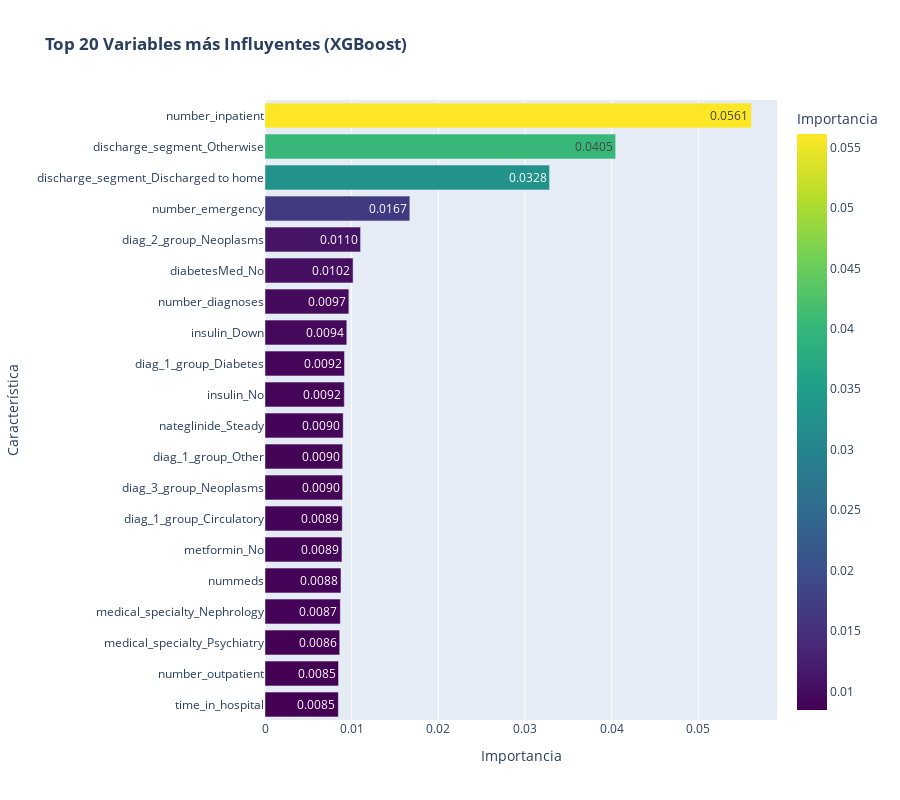

The code cell stored with this chart in its notebook:
### Code cell
import plotly.express as px
import numpy as np

# Asumiendo que df_imp es tu DataFrame con las columnas 'feature' e 'importance'

# Importancia de las características
fig_imp = px.bar(df_imp.head(20), 
                 x='importance', 
                 y='feature', 
                 orientation='h',
                 title='<b>Top 20 Variables más Influyentes (XGBoost)</b>',
                 color='importance',
                 color_continuous_scale='Viridis',
                 text_auto='.4f',
                 labels={'importance': 'Importancia', 'feature': 'Característica'}) # Usamos labels para las etiquetas del gráfico
fig_imp.write_image("../reports/figures/feature_importance_xgboost.png")

fig_imp.update_layout(yaxis={'categoryorder': 'total ascending'}, height=800)


fig_imp.show()

### Figure 1 — Plotly figure (JSON) as saved in the notebook; plotly's stock layout.template omitted (floating-point values rounded to 4 significant figures)
{"data": [{"hovertemplate": "Importancia=%{marker.color}<br>Característica=%{y}<extra></extra>", "legendgroup": "", "marker": {"color": [0.05612, 0.04046, 0.03283, 0.01671, 0.01103, 0.01016, 0.009676, 0.009438, 0.009176, 0.009151, 0.009022, 0.008967, 0.008959, 0.008915, 0.008879, 0.008765, 0.008689, 0.008622, 0.008485, 0.008463], "coloraxis": "coloraxis", "pattern": {"shape": ""}}, "name": "", "orientation": "h", "showlegend": false, "textposition": "auto", "texttemplate": "%{x:.4f}", "type": "bar", "x": [0.05612, 0.04046, 0.03283, 0.01671, 0.01103, 0.01016, 0.009676, 0.009438, 0.009176, 0.009151, 0.009022, 0.008967, 0.008959, 0.008915, 0.008879, 0.008765, 0.008689, 0.008622, 0.008485, 0.008463], "xaxis": "x", "y": ["number_inpatient", "discharge_segment_Otherwise", "discharge_segment_Discharged to home", "number_emergency", "diag_2_group_Neoplasms", "diabetesMed_No", "number_diagnoses", "insulin_Down", "diag_1_group_Diabetes", "insulin_No", "nateglinide_Steady", "diag_1_group_Other", "diag_3_group_Neoplasms", "diag_1_group_Circulatory", "metformin_No", "nummeds", "medical_specialty_Nephrology", "medical_specialty_Psychiatry", "number_outpatient", "time_in_hospital"], "yaxis": "y"}], "layout": {"barmode": "relative", "coloraxis": {"colorbar": {"title": {"text": "Importancia"}}, "colorscale": [[0, "#440154"], [0.1111, "#482878"], [0.2222, "#3e4989"], [0.3333, "#31688e"], [0.4444, "#26828e"], [0.5556, "#1f9e89"], [0.6667, "#35b779"], [0.7778, "#6ece58"], [0.8889, "#b5de2b"], [1, "#fde725"]]}, "height": 800, "legend": {"tracegroupgap": 0}, "title": {"text": "<b>Top 20 Variables más Influyentes (XGBoost)</b>"}, "xaxis": {"anchor": "y", "domain": [0, 1], "title": {"text": "Importancia"}}, "yaxis": {"anchor": "x", "categoryorder": "total ascending", "domain": [0, 1], "title": {"text": "Característica"}}}}
